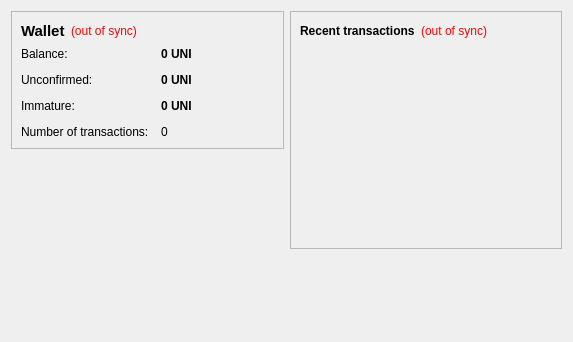
<?xml version="1.0" encoding="UTF-8"?>
<ui version="4.0">
 <class>OverviewPage</class>
 <widget class="QWidget" name="OverviewPage">
  <property name="geometry">
   <rect>
    <x>0</x>
    <y>0</y>
    <width>573</width>
    <height>342</height>
   </rect>
  </property>
  <property name="windowTitle">
   <string>Form</string>
  </property>
  <layout class="QHBoxLayout" name="horizontalLayout" stretch="1,1">
   <item>
    <layout class="QVBoxLayout" name="verticalLayout_2">
     <item>
      <widget class="QFrame" name="frame">
       <property name="frameShape">
        <enum>QFrame::StyledPanel</enum>
       </property>
       <property name="frameShadow">
        <enum>QFrame::Raised</enum>
       </property>
       <layout class="QVBoxLayout" name="verticalLayout_4">
        <item>
         <layout class="QHBoxLayout" name="horizontalLayout_4">
          <item>
           <widget class="QLabel" name="label_5">
            <property name="font">
             <font>
              <pointsize>11</pointsize>
              <weight>75</weight>
              <bold>true</bold>
             </font>
            </property>
            <property name="text">
             <string>Wallet</string>
            </property>
           </widget>
          </item>
          <item>
           <widget class="QLabel" name="labelWalletStatus">
            <property name="toolTip">
             <string>The displayed information may be out of date. Your wallet automatically synchronizes with the UniteCoin network after a connection is established, but this process has not completed yet.</string>
            </property>
            <property name="styleSheet">
             <string notr="true">QLabel { color: red; }</string>
            </property>
            <property name="text">
             <string notr="true">(out of sync)</string>
            </property>
            <property name="alignment">
             <set>Qt::AlignLeading|Qt::AlignLeft|Qt::AlignVCenter</set>
            </property>
           </widget>
          </item>
          <item>
           <spacer name="horizontalSpacer_2">
            <property name="orientation">
             <enum>Qt::Horizontal</enum>
            </property>
            <property name="sizeHint" stdset="0">
             <size>
              <width>40</width>
              <height>20</height>
             </size>
            </property>
           </spacer>
          </item>
         </layout>
        </item>
        <item>
         <layout class="QFormLayout" name="formLayout_2">
          <property name="fieldGrowthPolicy">
           <enum>QFormLayout::AllNonFixedFieldsGrow</enum>
          </property>
          <property name="horizontalSpacing">
           <number>12</number>
          </property>
          <property name="verticalSpacing">
           <number>12</number>
          </property>
          <item row="0" column="0">
           <widget class="QLabel" name="label">
            <property name="text">
             <string>Balance:</string>
            </property>
           </widget>
          </item>
          <item row="0" column="1">
           <widget class="QLabel" name="labelBalance">
            <property name="font">
             <font>
              <weight>75</weight>
              <bold>true</bold>
             </font>
            </property>
            <property name="cursor">
             <cursorShape>IBeamCursor</cursorShape>
            </property>
            <property name="toolTip">
             <string>Your current balance</string>
            </property>
            <property name="text">
             <string notr="true">0 UNI</string>
            </property>
            <property name="textInteractionFlags">
             <set>Qt::LinksAccessibleByMouse|Qt::TextSelectableByKeyboard|Qt::TextSelectableByMouse</set>
            </property>
           </widget>
          </item>
          <item row="1" column="0">
           <widget class="QLabel" name="label_3">
            <property name="text">
             <string>Unconfirmed:</string>
            </property>
           </widget>
          </item>
          <item row="1" column="1">
           <widget class="QLabel" name="labelUnconfirmed">
            <property name="font">
             <font>
              <weight>75</weight>
              <bold>true</bold>
             </font>
            </property>
            <property name="cursor">
             <cursorShape>IBeamCursor</cursorShape>
            </property>
            <property name="toolTip">
             <string>Total of transactions that have yet to be confirmed, and do not yet count toward the current balance</string>
            </property>
            <property name="text">
             <string notr="true">0 UNI</string>
            </property>
            <property name="textInteractionFlags">
             <set>Qt::LinksAccessibleByMouse|Qt::TextSelectableByKeyboard|Qt::TextSelectableByMouse</set>
            </property>
           </widget>
          </item>
          <item row="3" column="0">
           <widget class="QLabel" name="label_2">
            <property name="text">
             <string>Number of transactions:</string>
            </property>
           </widget>
          </item>
          <item row="3" column="1">
           <widget class="QLabel" name="labelNumTransactions">
            <property name="toolTip">
             <string>Total number of transactions in wallet</string>
            </property>
            <property name="text">
             <string notr="true">0</string>
            </property>
           </widget>
          </item>
          <item row="2" column="0">
           <widget class="QLabel" name="labelImmatureText">
            <property name="text">
             <string>Immature:</string>
            </property>
           </widget>
          </item>
          <item row="2" column="1">
           <widget class="QLabel" name="labelImmature">
            <property name="font">
             <font>
              <weight>75</weight>
              <bold>true</bold>
             </font>
            </property>
            <property name="toolTip">
             <string>Mined balance that has not yet matured</string>
            </property>
            <property name="text">
             <string notr="true">0 UNI</string>
            </property>
            <property name="textInteractionFlags">
             <set>Qt::LinksAccessibleByMouse|Qt::TextSelectableByKeyboard|Qt::TextSelectableByMouse</set>
            </property>
           </widget>
          </item>
         </layout>
        </item>
       </layout>
      </widget>
     </item>
     <item>
      <spacer name="verticalSpacer">
       <property name="orientation">
        <enum>Qt::Vertical</enum>
       </property>
       <property name="sizeHint" stdset="0">
        <size>
         <width>20</width>
         <height>40</height>
        </size>
       </property>
      </spacer>
     </item>
    </layout>
   </item>
   <item>
    <layout class="QVBoxLayout" name="verticalLayout_3">
     <item>
      <widget class="QFrame" name="frame_2">
       <property name="frameShape">
        <enum>QFrame::StyledPanel</enum>
       </property>
       <property name="frameShadow">
        <enum>QFrame::Raised</enum>
       </property>
       <layout class="QVBoxLayout" name="verticalLayout">
        <item>
         <layout class="QHBoxLayout" name="horizontalLayout_2">
          <item>
           <widget class="QLabel" name="label_4">
            <property name="text">
             <string>&lt;b&gt;Recent transactions&lt;/b&gt;</string>
            </property>
           </widget>
          </item>
          <item>
           <widget class="QLabel" name="labelTransactionsStatus">
            <property name="toolTip">
             <string>The displayed information may be out of date. Your wallet automatically synchronizes with the UniteCoin network after a connection is established, but this process has not completed yet.</string>
            </property>
            <property name="styleSheet">
             <string notr="true">QLabel { color: red; }</string>
            </property>
            <property name="text">
             <string notr="true">(out of sync)</string>
            </property>
            <property name="alignment">
             <set>Qt::AlignRight|Qt::AlignTrailing|Qt::AlignVCenter</set>
            </property>
           </widget>
          </item>
          <item>
           <spacer name="horizontalSpacer">
            <property name="orientation">
             <enum>Qt::Horizontal</enum>
            </property>
            <property name="sizeHint" stdset="0">
             <size>
              <width>40</width>
              <height>20</height>
             </size>
            </property>
           </spacer>
          </item>
         </layout>
        </item>
        <item>
         <widget class="QListView" name="listTransactions">
          <property name="styleSheet">
           <string notr="true">QListView { background: transparent; }</string>
          </property>
          <property name="frameShape">
           <enum>QFrame::NoFrame</enum>
          </property>
          <property name="verticalScrollBarPolicy">
           <enum>Qt::ScrollBarAlwaysOff</enum>
          </property>
          <property name="horizontalScrollBarPolicy">
           <enum>Qt::ScrollBarAlwaysOff</enum>
          </property>
          <property name="selectionMode">
           <enum>QAbstractItemView::NoSelection</enum>
          </property>
         </widget>
        </item>
       </layout>
      </widget>
     </item>
     <item>
      <spacer name="verticalSpacer_2">
       <property name="orientation">
        <enum>Qt::Vertical</enum>
       </property>
       <property name="sizeHint" stdset="0">
        <size>
         <width>20</width>
         <height>40</height>
        </size>
       </property>
      </spacer>
     </item>
    </layout>
   </item>
  </layout>
 </widget>
 <resources/>
 <connections/>
</ui>
